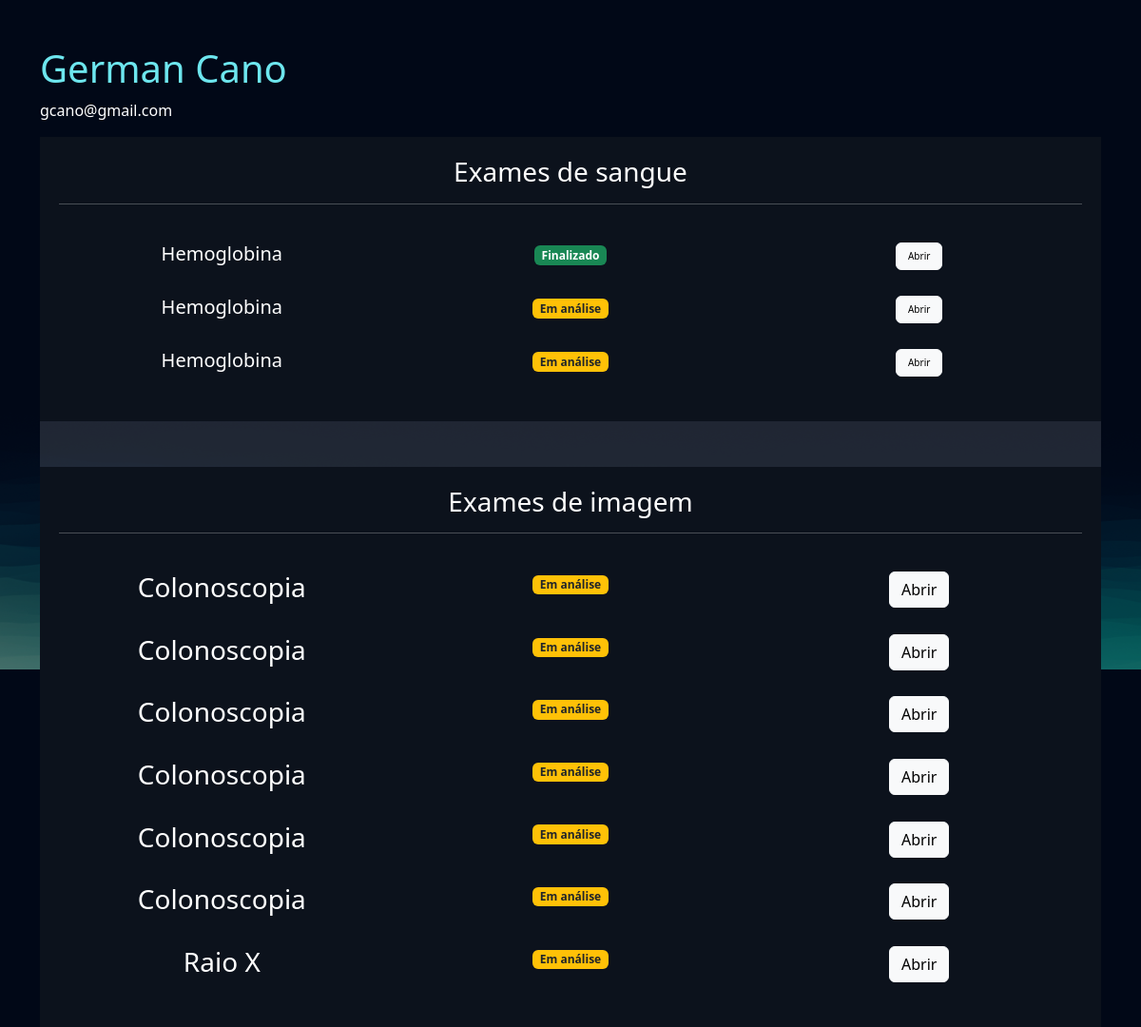
Screenshot of /empresarial/cliente/5 (signed in) with the database file from the repository.
### exame/models.py (models this page shows, shortened)
class SolicitacaoExame(models.Model):
    choice_status = (
        ('E', 'Em análise'),
        ('F', 'Finalizado')
    )
    usuario = models.ForeignKey(User, on_delete=models.DO_NOTHING)
    exame = models.ForeignKey(TiposExames, on_delete=models.DO_NOTHING)
    status = models.CharField(max_length=2, choices=choice_status)
    resultado = models.FileField(upload_to="resultados", null=True, blank=True)
    requer_senha = models.BooleanField(default=False)
    senha = models.CharField(max_length=16, null=True, blank=True)
    def badge_template(self):
        if self.status == 'E':
            classes_css = 'bg-warning text-dark'
            texto = "Em análise"
        elif self.status == 'F':
            classes_css = 'bg-success'
            texto = "Finalizado"
        return mark_safe(f"<span class='badge bg-primary {classes_css}'>{texto}</span>")

class TiposExames(models.Model):
    tipo_choices = (
        ('I', 'Exame de imagem'),
        ('S', 'Exame de Sangue')
    )
    nome = models.CharField(max_length=50)
    tipo = models.CharField(max_length=1, choices=tipo_choices)
    preco = models.FloatField()
    disponivel = models.BooleanField()
    horario_inicial = models.IntegerField()
    horario_final = models.IntegerField()

### empresarial/views.py (the view)
# urls.py: path('cliente/<int:cliente_id>', views.cliente, name="cliente"),
@staff_member_required
def cliente(request, cliente_id):
    cliente = User.objects.get(id=cliente_id)
    exames = SolicitacaoExame.objects.filter(usuario=cliente)
    return render(request, 'cliente.html', {'cliente': cliente, 'exames': exames})

### empresarial/templates/cliente.html (shortened to what this page needs)
{% extends "bases/base.html" %}
{% load static %}
{% block 'head' %}
    <link href="{% static 'exame/css/css.css' %}" rel="stylesheet">
    <link href="{% static 'exame/css/gerenciar_pedidos.css' %}" rel="stylesheet">
    <link href="{% static 'exame/css/gerenciar_exames.css' %}" rel="stylesheet">
{% endblock 'head' %}
{% block 'conteudo' %}
    <br>
    <br>
    <div class="container">
        <h3 class="font-destaque">{{cliente.get_full_name}}</h3>
        <p>{{cliente.email}}</p>
        <div class="card card-view">
            <div class="sub-card">
                <h3>Exames de sangue</h3>
                <hr>
                <br>
                {% for exame in exames %}
                    {% if exame.exame.tipo == 'S'%}
                        <div class="row">
                            <div class="col-md"><h5>{{exame.exame.nome}}</h5></div>
                            <div class="col-md">{{exame.badge_template}}</div>
                            <div class="col-md">
                                <a href="{% url 'exame_cliente' exame.id %}" style="font-size: 10px;" class="btn btn-light">Abrir</a>
                            </div>
                        </div>
                        <br>
                    {% endif %}
                {% endfor %}
            </div>
            <br>
            <br>
            <div class="sub-card">
                <h3>Exames de imagem</h3>
                <hr>
                <br>
                {% for exame in exames %}
                    {% if exame.exame.tipo == 'I'%}
                        <div class="row">
                            <div class="col-md"><h3>{{exame.exame.nome}}</h3></div>
                            <div class="col-md">{{exame.badge_template}}</div>
                            <div class="col-md"><a href="{% url 'exame_cliente' exame.id %}" class="btn btn-light">Abrir</a></div>
                        </div>
                    <br>
                    {% endif %}
                {% endfor %}
            </div>
        </div>
    </div>
{% endblock 'conteudo' %}

### templates/static/geral/css/base.css (style rules this page uses)
:root { --main-color: #151C34; --dark-color: #0C121C ; --light-color: #6DE6EE; --contrast-color: #f4c96b; --differential-color: #066668; }
* { color: white }
.font-destaque { color: var(--light-color); font-size: 40px; }

### templates/static/exame/css/css.css (style rules this page uses)
body { background-image: url('/static/geral/img/bg2.png'); background-size: cover; }
.card { background-color: rgba(217, 217, 217, .14); color: white; padding: 15px; }

### templates/static/exame/css/gerenciar_pedidos.css (style rules this page uses)
.card-view { text-align: center; padding: 0; border: none; height: 70vh; }

### templates/static/exame/css/gerenciar_exames.css (style rules this page uses)
.sub-card { background-color: var(--dark-color); padding: 20px; }

### rows the page displays
SolicitacaoExame: exame.nome "Hemoglobina", badge_template "Finalizado"
SolicitacaoExame: exame.nome "Hemoglobina", badge_template "Em análise"
SolicitacaoExame: exame.nome "Hemoglobina", badge_template "Em análise"
SolicitacaoExame: exame.nome "Colonoscopia", badge_template "Em análise"
SolicitacaoExame: exame.nome "Colonoscopia", badge_template "Em análise"
SolicitacaoExame: exame.nome "Colonoscopia", badge_template "Em análise"
SolicitacaoExame: exame.nome "Colonoscopia", badge_template "Em análise"
SolicitacaoExame: exame.nome "Colonoscopia", badge_template "Em análise"
SolicitacaoExame: exame.nome "Colonoscopia", badge_template "Em análise"
SolicitacaoExame: exame.nome "Raio X", badge_template "Em análise"

### other values shown
{{ cliente.get_full_name }} "German Cano"
{{ cliente.email }} "gcano@gmail.com"
